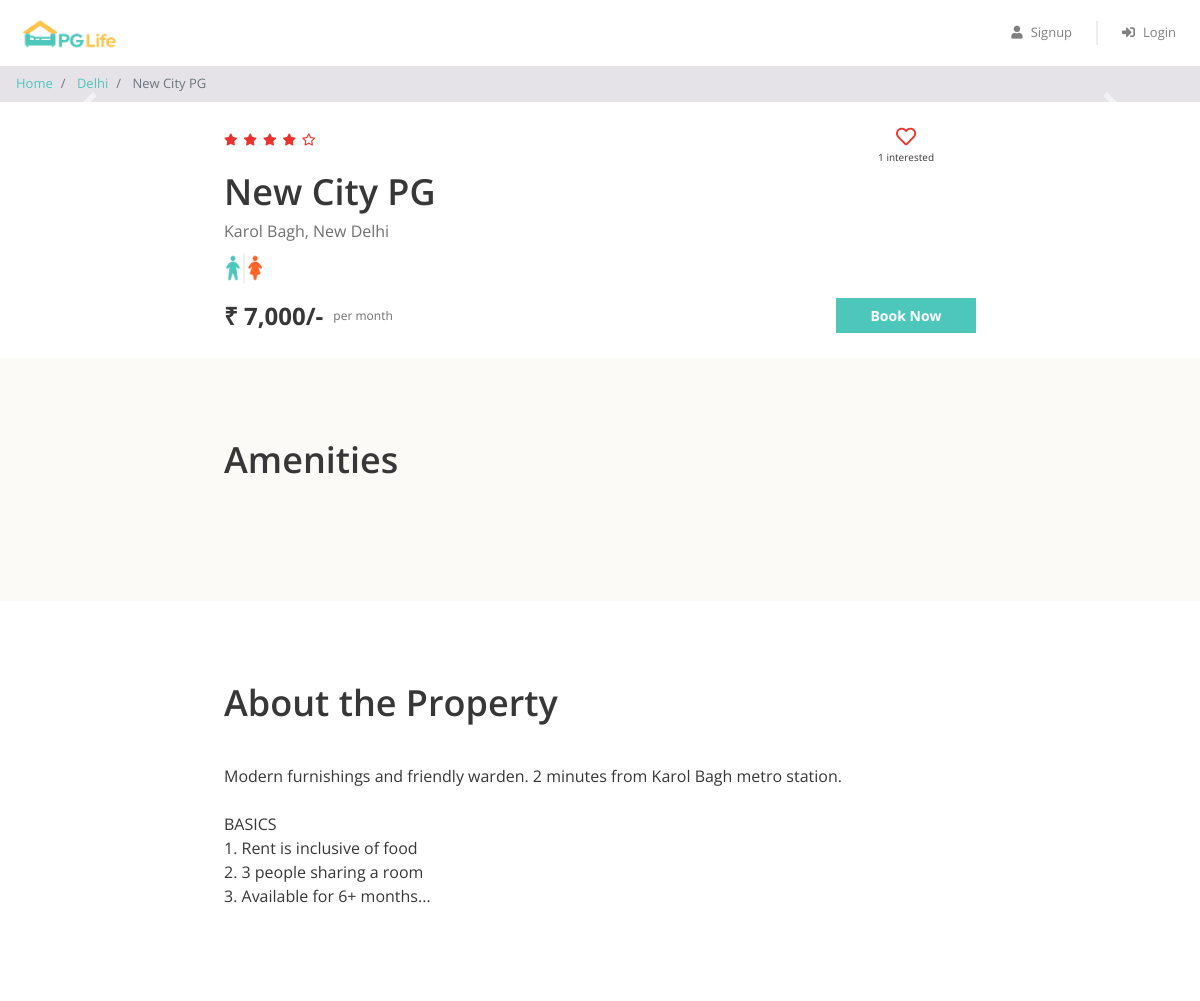
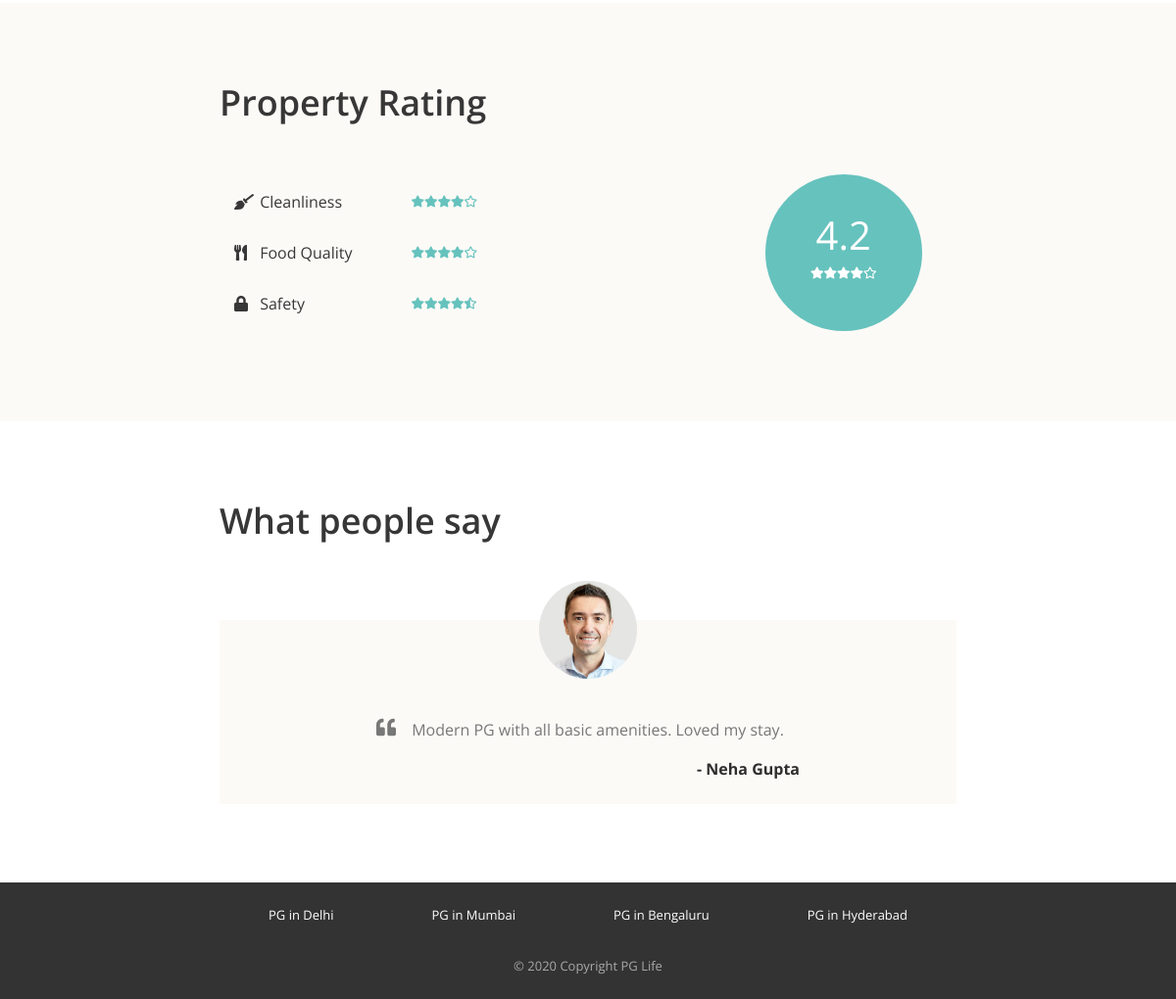
The page /property_detail.php?property_id=5 on the database its author committed (2 pictures, top to bottom).
### tables this page shows
CREATE TABLE properties (
    id INT(11) NOT NULL AUTO_INCREMENT,
    city_id INT(11) NOT NULL,
    name VARCHAR(100) NOT NULL,
    address VARCHAR(1000) NOT NULL,
    description VARCHAR(2000) NOT NULL,
    gender ENUM('male', 'female', 'unisex') NOT NULL,
    rent INT(11) NOT NULL,
    rating_clean FLOAT NOT NULL,
    rating_food FLOAT NOT NULL,
    rating_safety FLOAT NOT NULL,
    PRIMARY KEY (id),
    CONSTRAINT fk_Properties_City FOREIGN KEY (city_id) REFERENCES cities(id)
);

CREATE TABLE cities (
    id INT(11) NOT NULL AUTO_INCREMENT,
    name VARCHAR(100) NOT NULL,
    PRIMARY KEY (id)
);

CREATE TABLE testimonials (
    id INT(11) NOT NULL AUTO_INCREMENT,
    property_id INT(11) NOT NULL,
    user_name VARCHAR(100) NOT NULL,
    content VARCHAR(1000) NOT NULL,
    PRIMARY KEY (id),
    CONSTRAINT fk_Testimonials_Property FOREIGN KEY (property_id) REFERENCES properties(id)
);

### includes/functions.php (called while the page is built, shortened)
<?php
if (!function_exists('e')) {
    function e($value)
    {
        return htmlspecialchars((string) $value, ENT_QUOTES | ENT_SUBSTITUTE, 'UTF-8');
    }
}

### property_detail.php (the view, shortened to what this page needs)
<?php
require "includes/functions.php";
require "includes/database_connect.php";
$property_id = isset($_GET["property_id"]) ? $_GET["property_id"] : '';
$property_id = (int) $property_id;
$sql_1 = "SELECT *, p.id AS property_id, p.name AS property_name, c.name AS city_name
            FROM properties p
            INNER JOIN cities c ON p.city_id = c.id
            WHERE p.id = ?";
$stmt_1 = mysqli_prepare($conn, $sql_1);
mysqli_stmt_bind_param($stmt_1, "i", $property_id);
mysqli_stmt_execute($stmt_1);
$result_1 = mysqli_stmt_get_result($stmt_1);
$property = mysqli_fetch_assoc($result_1);
$stmt_2 = mysqli_prepare($conn, "SELECT * FROM testimonials WHERE property_id = ?");
mysqli_stmt_bind_param($stmt_2, "i", $property_id);
mysqli_stmt_execute($stmt_2);
$result_2 = mysqli_stmt_get_result($stmt_2);
$testimonials = mysqli_fetch_all($result_2, MYSQLI_ASSOC);
$stmt_4 = mysqli_prepare($conn, "SELECT user_id FROM interested_users_properties WHERE property_id = ?");
mysqli_stmt_bind_param($stmt_4, "i", $property_id);
mysqli_stmt_execute($stmt_4);
$result_4 = mysqli_stmt_get_result($stmt_4);
$interested_users = mysqli_fetch_all($result_4, MYSQLI_ASSOC);
$interested_users_count = count($interested_users);
function rating_to_stars($rating) {
    $output = "";
    for ($i = 0; $i < 5; $i++) {
        if ($rating >= $i + 0.8) {
            $output .= '<i class="fas fa-star"></i>';
        } elseif ($rating >= $i + 0.3) {
            $output .= '<i class="fas fa-star-half-alt"></i>';
        } else {
            $output .= '<i class="far fa-star"></i>';
        }
    }
    return $output;
}
?>
<!DOCTYPE html>
<html lang="en">
<head>
    <?php include "includes/head_links.php"; ?>
    <link href="css/property_detail.css" rel="stylesheet" />
</head>
<body>
    <?php include "includes/header.php"; ?>
    <nav aria-label="breadcrumb">
        <ol class="breadcrumb py-2">
            <li class="breadcrumb-item">
                <a href="index.php">Home</a>
            </li>
            <li class="breadcrumb-item">
                <a href="property_list.php?city=<?= urlencode($property['city_name']); ?>"><?= e($property['city_name']); ?></a>
            </li>
            <li class="breadcrumb-item active" aria-current="page">
                <?= e($property['property_name']); ?>
            </li>
        </ol>
    </nav>
    <div id="property-images" class="carousel slide" data-ride="carousel">
        <a class="carousel-control-prev" href="#property-images" role="button" data-slide="prev">
            <span class="carousel-control-prev-icon" aria-hidden="true"></span>
        </a>
        <a class="carousel-control-next" href="#property-images" role="button" data-slide="next">
            <span class="carousel-control-next-icon" aria-hidden="true"></span>
        </a>
    </div>
    <div class="property-summary page-container">
        <div class="row no-gutters justify-content-between">
            <?php $total_rating = round(($property['rating_clean'] + $property['rating_food'] + $property['rating_safety']) / 3, 1); ?>
            <div class="star-container" title="<?= e($total_rating) ?>">
                <?= rating_to_stars($total_rating) ?>
            </div>
            <div class="interested-container">
                <?php
                $is_interested = false;
                ?>
                <?php if ($is_interested): ?>
                    <i class="is-interested-image interested-btn fas fa-heart" property_id="<?= $property_id ?>"></i>
                <?php else: ?>
                    <i class="is-interested-image interested-btn far fa-heart" property_id="<?= $property_id ?>"></i>
                <?php endif; ?>
                <div class="interested-text">
                    <span class="interested-user-count"><?= $interested_users_count ?></span> interested
                </div>
            </div>
        </div>
        <div class="detail-container">
            <div class="property-name"><?= e($property['property_name']) ?></div>
            <div class="property-address"><?= e($property['address']) ?></div>
            <div class="property-gender">
                <?php
                if ($property['gender'] == "male") echo '<img src="img/male.png">';
                elseif ($property['gender'] == "female") echo '<img src="img/female.png">';
                else echo '<img src="img/unisex.png">';
                ?>
            </div>
        </div>
        <div class="row no-gutters">
            <div class="rent-container col-6">
                <div class="rent">₹ <?= number_format($property['rent']) ?>/-</div>
                <div class="rent-unit">per month</div>
            </div>
            <div class="button-container col-6">
                <a href="#" class="btn btn-primary">Book Now</a>
            </div>
        </div>
    </div>
    <div class="property-amenities">
        <div class="page-container">
            <h1>Amenities</h1>
        </div>
    </div>
    <div class="property-about page-container">
        <h1>About the Property</h1>
        <p><?= nl2br(e($property['description'])) ?></p>
    </div>
    <div class="property-rating">
        <div class="page-container">
            <h1>Property Rating</h1>
            <div class="row align-items-center justify-content-between">
                <div class="col-md-6">
                    <?php
                    $rating_labels = [
                        ['icon' => 'fas fa-broom', 'text' => 'Cleanliness', 'val' => $property['rating_clean']],
                        ['icon' => 'fas fa-utensils', 'text' => 'Food Quality', 'val' => $property['rating_food']],
                        ['icon' => 'fa fa-lock', 'text' => 'Safety', 'val' => $property['rating_safety']],
                    ];
                    foreach ($rating_labels as $r) {
                    ?>
                        <div class="rating-criteria row">
                            <div class="col-6">
                                <i class="rating-criteria-icon <?= e($r['icon']) ?>"></i>
                                <span class="rating-criteria-text"><?= e($r['text']) ?></span>
                            </div>
                            <div class="rating-criteria-star-container col-6" title="<?= e($r['val']) ?>">
                                <?= rating_to_stars($r['val']) ?>
                            </div>
                        </div>
                    <?php } ?>
                </div>
                <div class="col-md-4">
                    <div class="rating-circle">
                        <div class="total-rating"><?= e($total_rating) ?></div>
                        <div class="rating-circle-star-container">
                            <?= rating_to_stars($total_rating) ?>
                        </div>
                    </div>
                </div>
            </div>
        </div>
    </div>
    <div class="property-testimonials page-container">
        <h1>What people say</h1>
        <?php foreach ($testimonials as $testimonial) { ?>
            <div class="testimonial-block">
                <div class="testimonial-image-container">
                    <img class="testimonial-img" src="img/man.png" alt="User">
                </div>
                <div class="testimonial-text">
                    <i class="fa fa-quote-left" aria-hidden="true"></i>
                    <p><?= e($testimonial['content']) ?></p>
                </div>
                <div class="testimonial-name">- <?= e($testimonial['user_name']) ?></div>
            </div>
        <?php } ?>
    </div>
    <?php
    include "includes/footer.php";
    ?>
</body>
</html>

### css/common.css (style rules this page uses)
* { box-sizing: border-box; font-family: 'Open Sans', sans-serif; }
body { color: #373737; font-size: 16px; position: relative; }
h1, h2, h3, h4, h5, h6 { font-weight: 600; }
h1 { font-size: 36px; margin-bottom: 40px; }
.btn-primary, .btn-warning, .btn-danger { color: white; font-weight: bold; }
.breadcrumb { background-color: #e5e3e8; font-size: 13px; border-radius: 0px; margin-bottom: 0px; }
.page-container { max-width: 800px; padding: 80px 24px; margin: auto; }

### css/property_detail.css (style rules this page uses)
.property-summary { padding: 24px; }
.property-amenities, .property-rating { background-color: #fcfaf7; }
.star-container i { color: #EA322E; font-size: 12px; margin-right: 6px; }
.interested-container { text-align: center; padding-right: 42px; }
.interested-container i { color: #EA322E; font-size: 20px; cursor: pointer; }
.interested-text { font-size: 10px; }
.detail-container { padding-bottom: 10px; }
.property-name { font-size: 36px; font-weight: 600; }
.property-address { color: #6f6f6f; font-size: 16px; padding-bottom: 5px; }
.property-gender img { width: 40px; }
.rent-container { display: flex; align-items: center; }
.rent { font-size: 24px; font-weight: bold; padding-right: 10px; }
.rent-unit { color: #6f6f6f; font-size: 12px; }
.button-container .btn { font-size: 14px; border-radius: 0px; width: 140px; float: right; }
.rating-criteria { margin: 28px 0px; }
.rating-criteria-icon { width: 14px; }
.rating-criteria-text { margin-left: 8px; }
.rating-criteria-star-container { margin-top: -2px; }
.rating-criteria-star-container i { color: #66C2BD; font-size: 12px; }
.rating-circle { background-color: #66C2BD; color: white; text-align: center; height: 160px; width: 160px; border-radius: 50%; padding-top: 32px; margin: auto; }
.total-rating { font-size: 40px; }
.rating-circle-star-container { font-size: 12px; }
.testimonial-block { background-color: #fcfaf7; padding: 0px 160px 24px; margin-top: 80px; }
.testimonial-image-container { text-align: center; }
.testimonial-img { width: 100px; border-radius: 50%; position: relative; top: -40px; }
.testimonial-text { color: #777777; text-align: center; position: relative; }
.testimonial-text i { font-size: 20px; position: absolute; left: 0px; top: 0px; }
.testimonial-text p { text-indent: 20px; }
.testimonial-name { color: #2F2E2E; text-align: right; font-weight: bold; margin-top: 12px; }

### rows shown on the page
properties: city.name "Delhi", name "New City PG", address "Karol Bagh, New Delhi", rent "7,000", description "Modern furnishings and friendly warden. 2 minutes from Karol Bagh metro station. BASICS 1. Rent is inclusive of food 2. 3 people sharing a room 3. Available for 6+ months...", total_rating "4.2"
testimonials: content "Modern PG with all basic amenities. Loved my stay.", user_name "Neha Gupta"

### other values the page prints
$interested_users_count "1"
$r['text'] "Cleanliness"
$r['text'] "Food Quality"
$r['text'] "Safety"
